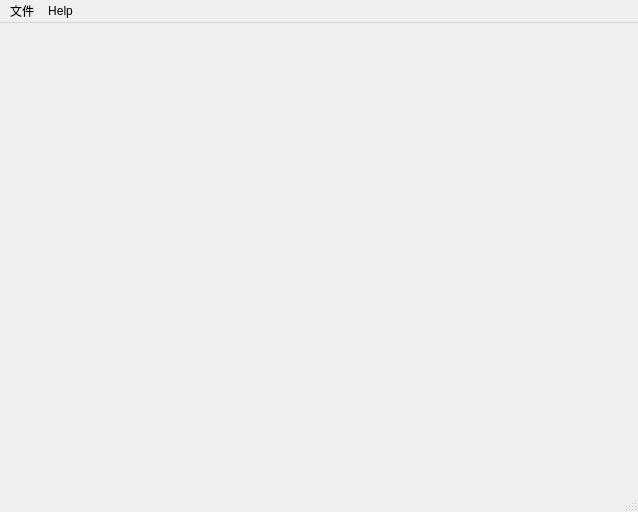
<?xml version="1.0" encoding="UTF-8"?>
<ui version="4.0">
 <class>MainWindow</class>
 <widget class="QMainWindow" name="MainWindow">
  <property name="geometry">
   <rect>
    <x>0</x>
    <y>0</y>
    <width>638</width>
    <height>512</height>
   </rect>
  </property>
  <property name="windowTitle">
   <string>MainWindow</string>
  </property>
  <widget class="QWidget" name="centralwidget"/>
  <widget class="QMenuBar" name="menubar">
   <property name="geometry">
    <rect>
     <x>0</x>
     <y>0</y>
     <width>638</width>
     <height>33</height>
    </rect>
   </property>
   <widget class="QMenu" name="menu">
    <property name="title">
     <string>文件</string>
    </property>
    <addaction name="actionOpen"/>
    <addaction name="actionSave"/>
    <addaction name="actionSaveAs"/>
    <addaction name="separator"/>
    <addaction name="actionExit"/>
   </widget>
   <widget class="QMenu" name="menuHelp">
    <property name="title">
     <string>Help</string>
    </property>
   </widget>
   <addaction name="menu"/>
   <addaction name="menuHelp"/>
  </widget>
  <widget class="QStatusBar" name="statusbar"/>
  <action name="actionOpen">
   <property name="text">
    <string>open</string>
   </property>
  </action>
  <action name="actionSave">
   <property name="text">
    <string>save</string>
   </property>
  </action>
  <action name="actionSaveAs">
   <property name="text">
    <string>save As</string>
   </property>
  </action>
  <action name="actionExit">
   <property name="text">
    <string>exit</string>
   </property>
  </action>
 </widget>
 <resources/>
 <connections/>
</ui>
